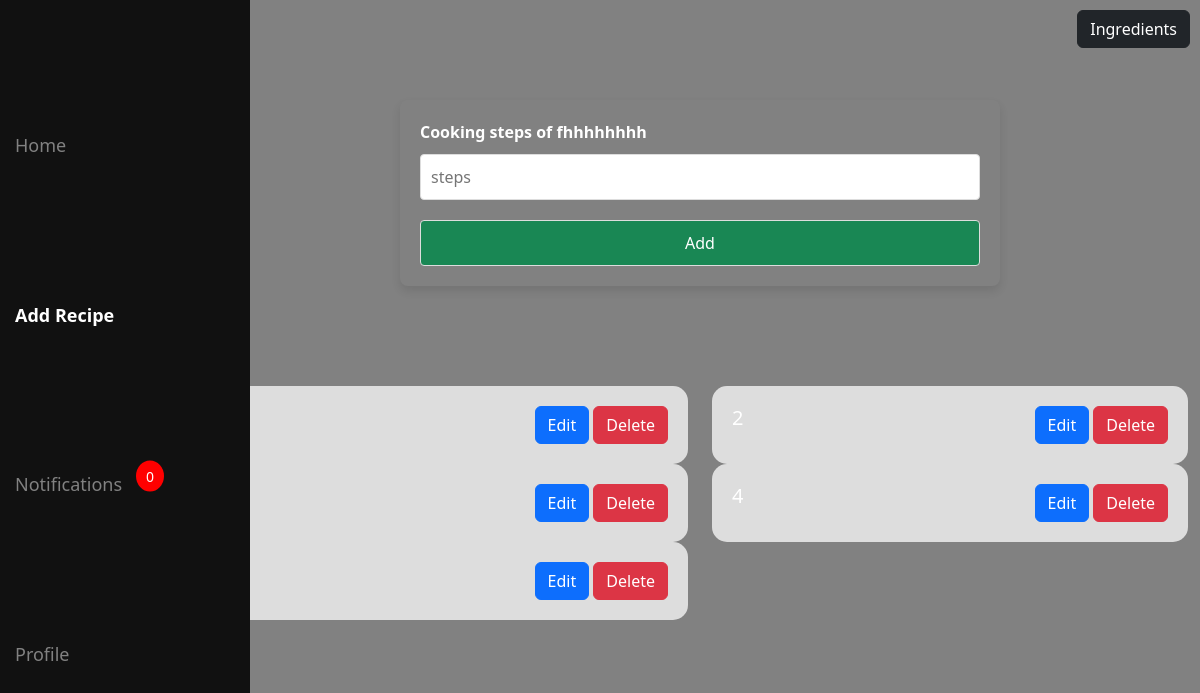
The page /cooking/1 (signed in) on the database its author committed.
### app/models.py (models this page shows)
class Dish(models.Model):
    user=models.ForeignKey(User,on_delete=models.CASCADE)
    name=models.TextField()
    img=models.FileField()
    cuisine=models.TextField()
    prep=models.IntegerField()
    cook=models.IntegerField()
    likes=models.IntegerField()

class Cooking(models.Model):
    dish=models.ForeignKey(Dish, on_delete=models.CASCADE)
    steps=models.TextField()

### app/views.py (the view)
# urls.py: path('cooking/<pid>',views.cooking,name='cooking'),
def cooking(req,pid):
    if 'user' in req.session:
        if req.method=='POST':
            steps=req.POST['steps']
            data=Cooking.objects.create(dish=Dish.objects.get(id=pid),steps=steps)
            data.save()
            return redirect('cooking',pid=pid)
        else:
            dish=Dish.objects.get(pk=pid)
            data=Cooking.objects.filter(dish=dish)
            unread_count = Notification.objects.filter(user=User.objects.get(username=req.session['user']), read=False).count()
            return render(req,'cooking.html',{'data':data,'dish':dish,'unread_count':unread_count})
    else:
        return redirect(shop_login)

### templates/cooking.html (shortened to what this page needs)
<!DOCTYPE html>
<html lang="en">
<head>
    {% load static %}
    <link href="https://cdn.jsdelivr.net/npm/bootstrap@5.3.3/dist/css/bootstrap.min.css" rel="stylesheet">
    <link rel="stylesheet" href="{% static 'css/style.css' %}">
</head>
<body>
    <div class="container-fluid">
        <div class="row">
            <div class="col-2">
                    <div id="sidebar" class="sidebar">
                        <a href="../userHome">Home</a>
                        <a href="../addRecipe" class="active">Add Recipe</a>
                        <div class="notification">
                            <a href="../notifications">Notifications</a>
                            {% if unread_count > 0 %}
                            <span class="notification-badge">{{ unread_count }}</span>
                            {% else %}
                            <span class="notification-badge">0</span>
                            {% endif %}
                        </div>
                        <a href="../profile">Profile</a>
                    </div>
            </div>
            <div class="col-10 addRec">
                <a href="../ingredients/{{dish.pk}}" class="btn btn-dark cooking">Ingredients</a>
                <form action="" method="post" enctype="multipart/form-data">
                    <div class="form-container">
                        <div class="form-group">
                            <label for="name">Cooking steps of {{dish.name}}</label>
                            <input type="text" name="steps" id="name" placeholder="steps">
                        </div>
                        <input type="submit" class="btn btn-success" value="Add">
                    </div>
                </form>
                <div class="row">
                    {% if data %}
                    {% for i in data %}
                    <div class="col-6">
                        <div class="items">
                            <h5>{{i.steps}}</h5>
                            <div class="bb">
                                <a href="../editCook/{{i.pk}}" class="btn btn-primary">Edit</a>
                                <a href="../deleteCook/{{i.pk}}" class="btn btn-danger">Delete</a>
                            </div>
                        </div>
                    </div>
                    {% endfor %}
                    {% endif %}
                </div>
            </div>
        </div>
    </div>
</body>
</html>

### static/css/style.css (style rules this page uses)
body { background-color: #818181; color: white; }
.sidebar { height: 100%; width: 250px; position: fixed; top: 0; left: 0; background-color: #111; transition: 0.3s; z-index: 1; display: flex; flex-direction: column; justify-content:space-evenly; }
.sidebar a { padding: 10px 15px; text-decoration: none; font-size: 18px; color: #818181; display: block; transition: 0.3s; }
.sidebar .active { color: white; font-weight: 700; }
.addRec .form-container { width: 100%; max-width: 600px; margin: 100px auto; padding: 20px; border-radius: 8px; box-shadow: 0 5px 10px rgba(0, 0, 0, 0.1); }
.addRec .form-group { margin-bottom: 15px; }
.addRec label { display: block; color: white; margin-bottom: 5px; font-weight: bold; }
.addRec input[type="text"], .addRec input[type="file"], .addRec input[type="number"], .addRec input[type="submit"] { width: 100%; padding: 10px; margin: 5px 0 0; border: 1px solid #ddd; border-radius: 4px; box-sizing: border-box; }
.addRec .items { background-color: #ddd; border-radius: 15px; padding: 20px; display: flex; justify-content: space-between; }
.addRec .cooking { position: fixed; right: 10px; top: 10px; }
.notification { position: relative; }
.notification-badge { background-color: red; color: white; border-radius: 50%; padding: 5px 10px; font-size: 14px; position: absolute; top: 15px; right: 100px; transform: translate(50%, -50%); z-index: 10; }
@media screen and (min-width: 501px) { #sidebar { left: 0; } }

### rows shown on the page
Dish: name "fhhhhhhhh"
Cooking: steps "2"
Cooking: steps "4"
